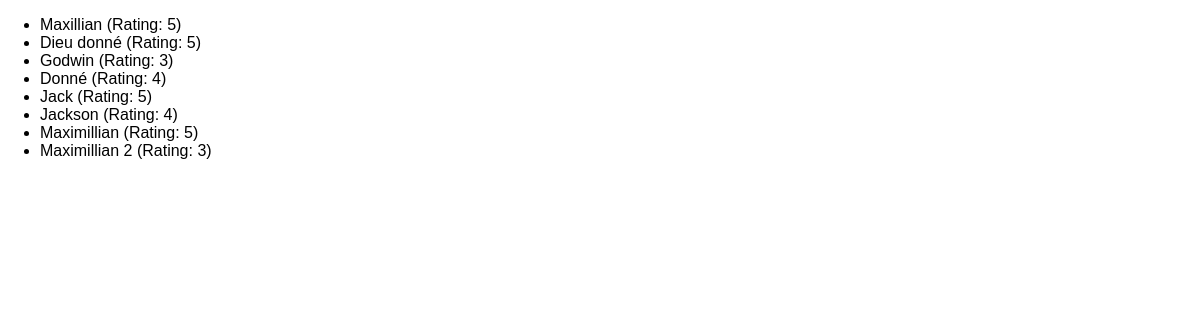
The app's page /reviews/ with its own data.
### reviews/models.py (models this page shows, shortened)
class Review(models.Model):
    user_name = models.CharField(max_length=100)
    review_text = models.TextField()
    rating = models.IntegerField(validators=[MinValueValidator(1),
                                             MaxValueValidator(5)])

### reviews/views.py (the view)
# urls.py: path('reviews/', views.ReviewListView.as_view()),
class ReviewListView(ListView):
    template_name = 'reviews/review_list.html'
    model = rv
    context_object_name = 'reviews' # by default context_object_name = 'object_list'
    def get_queryset(self):
        context = super().get_queryset()
        return context

### reviews/templates/reviews/review_list.html (shortened to what this page needs)
{% extends "reviews/base.html" %}
{% block content %}
    <ul>
        {% for review in reviews %}
            <li>
                <a href="{% url 'review-detail' review.pk  %}">{{ review.user_name }} (Rating: {{ review.rating }})</a>
            </li>
        {% endfor %}
    </ul>
{% endblock content %}

### reviews/static/reviews/styles.css (style rules this page uses)
body { font-family: sans-serif; margin: 0; }
a { text-decoration: none; color: inherit; }

### records on screen
Review: user_name "Maxillian", rating "5"
Review: user_name "Dieu donné", rating "5"
Review: user_name "Godwin", rating "3"
Review: user_name "Donné", rating "4"
Review: user_name "Jack", rating "5"
Review: user_name "Jackson", rating "4"
Review: user_name "Maximillian", rating "5"
Review: user_name "Maximillian 2", rating "3"
